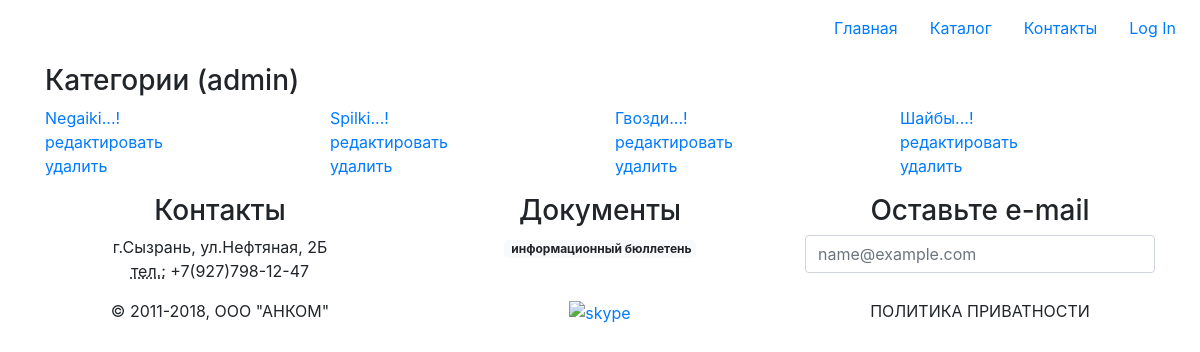
The page /subd/categories/ on the database as committed earlier.
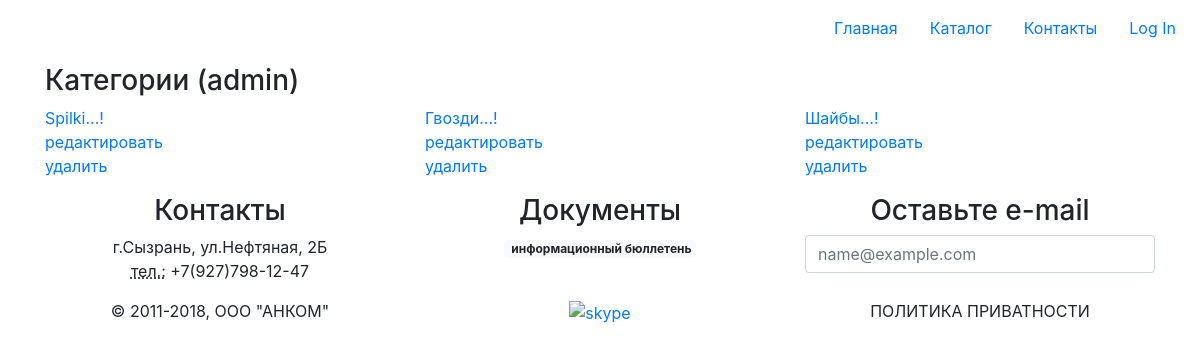
The same page on the database as committed later.
### products/models.py (models this page shows)
class ProductCategory(models.Model):
    name = models.CharField(
        verbose_name='имя',
        max_length=250,
        unique=True
    )
    description = models.TextField(
        verbose_name='описание',
        blank=True
    )
    def __str__(self):
        return self.name

### products/views/categories.py (the view)
class CategoryGenericList(ListView):
    model = ProductCategory
    template_name = 'categories/list.html'
    context_object_name = 'items'

### adminapp/templates/adminapp/categories/list.html (shortened to what this page needs)
{% extends 'master.html' %}
{% block page_styles %}
{% include 'products/components/stylesheet.html' %}
{% endblock %}
{% block page_content %}
    <main class="p-2 flex-grow-1">
      <div class="container">
        <h3>Категории (admin)</h3>
        <div class="row">
          {% for itm in object_list %}
            <div class="col">
              <a href="{% url 'subd:category_detail' pk=itm.id %}">
                {{ itm|title|add:'...!' }}
              </a>
              <div class="">
                <a href="{% url 'subd:category_update' pk=itm.id %}">редактировать</a>
              </div>
              <div class="">
                <a href="{% url 'subd:category_delete' pk=itm.id %}">удалить</a>
              </div>
            </div>
          {% endfor %}
        </div>
      </div>
    </main>
{% endblock %}

Rows that differ between the two databases and show on the page:
removed ProductCategory: name "Negaiki...!"
